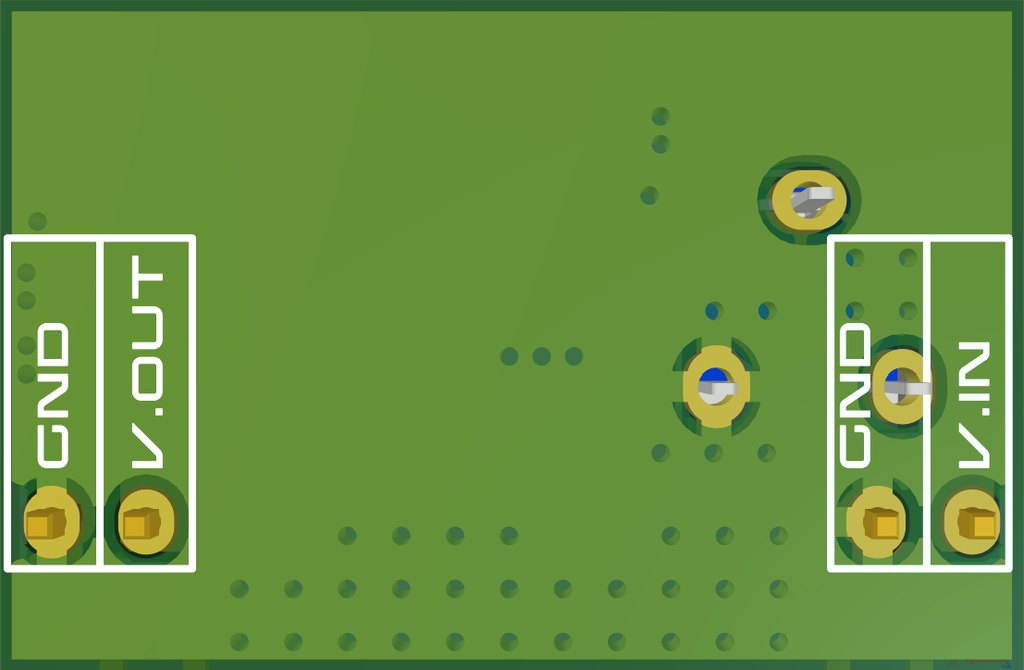
#> input picture scripts/models/eml01/tex-bottom.jpg, 1024 x 670 px
$ python prep_photo.py ../../../../scripts/models/eml01/tex-bottom.jpg out.png
#> lines starting #> are read from the running program, lines starting #| are printed output that depends on the picture
#!/usr/bin/env python3
"""Turn an Altium 3D-view screenshot into a wiki product photo.

    python3 prep_photo.py <screenshot.png> <out-base> [--tolerance 18] [--pad 8]

The flat background colour (sampled from the screenshot's corners) is flood-filled
from the edges to transparent, the image is cropped to the board, and
<out-base>.png and <out-base>.webp are written (e.g. docs/public/modules/eml02/top).
Only background connected to the border is removed, so grey parts on the board stay.

Altium's axis gizmo (pure red/green/blue strokes in the bottom-left corner of the view)
is painted out first. If it overlaps the board it leaves small notches, so take the
screenshot with the board clear of that corner.
"""
import argparse
from collections import deque

from PIL import Image

ap = argparse.ArgumentParser()
ap.add_argument('src')
ap.add_argument('out')
ap.add_argument('--tolerance', type=int, default=18, help='max per-channel distance from the background colour')
ap.add_argument('--pad', type=int, default=8, help='transparent margin kept around the board, px')
args = ap.parse_args()

im = Image.open(args.src).convert('RGBA')
w, h = im.size
#> w = 1024; h = 670
px = im.load()

corners = [px[0, 0], px[w - 1, 0], px[0, h - 1], px[w - 1, h - 1]]
#> corners = [(64, 116, 68, 255), (68, 121, 79, 255), (58, 111, 67, 255), (73, 119, 93, 255)]
bg = tuple(sorted(c[k] for c in corners)[1] for k in range(3))  # robust against one odd corner
#> bg = (64, 116, 68)

# Gizmo: one dominant channel over two equal ones, i.e. pure red/green/blue, also when blended
# with the grey background. The blue trimmer pot (~0,50,200) has unequal low channels, so it survives.
def is_gizmo(c):
    lo, mid, hi = sorted(c[:3])
    return hi - mid > 70 and mid - lo < 25

gizmo = [(x, y) for y in range(int(h * 0.55), h) for x in range(int(w * 0.35)) if is_gizmo(px[x, y])]
#> gizmo = []
for x, y in gizmo:  # include the 1px anti-aliased fringe
    for dx in (-1, 0, 1):
        for dy in (-1, 0, 1):
            if 0 <= x + dx < w and 0 <= y + dy < h:
                px[x + dx, y + dy] = (*bg, 255)
#> this loop made 0 passes

def is_bg(c):
    return all(abs(c[k] - bg[k]) <= args.tolerance for k in range(3))

seen = bytearray(w * h)
queue = deque()
for x in range(w):
    queue.extend([(x, 0), (x, h - 1)])
for y in range(h):
    queue.extend([(0, y), (w - 1, y)])
while queue:
    x, y = queue.popleft()
    i = y * w + x
    if seen[i]:
        continue
    seen[i] = 1
    if not is_bg(px[x, y]):
        continue
    px[x, y] = (0, 0, 0, 0)
    for nx, ny in ((x + 1, y), (x - 1, y), (x, y + 1), (x, y - 1)):
        if 0 <= nx < w and 0 <= ny < h and not seen[ny * w + nx]:
            queue.append((nx, ny))
#> this loop made 20085 passes
#> (x, y, i) on passes 5, 7, 9: (2, 0, 2), (3, 0, 3), (4, 0, 4)

# Keep only the largest opaque island (the board); drops leftover specks
label = bytearray(w * h)
best = []
for start in range(w * h):
    if label[start] or not px[start % w, start // w][3]:
        continue
    label[start] = 1
    island = [start]
    k = 0
    while k < len(island):
        i = island[k]
        k += 1
        x, y = i % w, i // w
        for nx, ny in ((x + 1, y), (x - 1, y), (x, y + 1), (x, y - 1)):
            j = ny * w + nx
            if 0 <= nx < w and 0 <= ny < h and not label[j] and px[nx, ny][3]:
                label[j] = 1
                island.append(j)
    if len(island) > len(best):
        best = island
#> after the loop, best = 677931 items
keep = bytearray(w * h)
for i in best:
    keep[i] = 1
#> this loop made 677931 passes
#> i on passes 1 to 3: 4, 1028, 1029
for i in range(w * h):
    if not keep[i]:
        px[i % w, i // w] = (0, 0, 0, 0)

box = im.getbbox()
#> box = (1, 0, 1023, 670)
if not box:
    raise SystemExit('nothing left after removing the background; lower --tolerance')
l, t, r, b = box
#> l = 1; t = 0; r = 1023; b = 670
im = im.crop((max(l - args.pad, 0), max(t - args.pad, 0), min(r + args.pad, w), min(b + args.pad, h)))
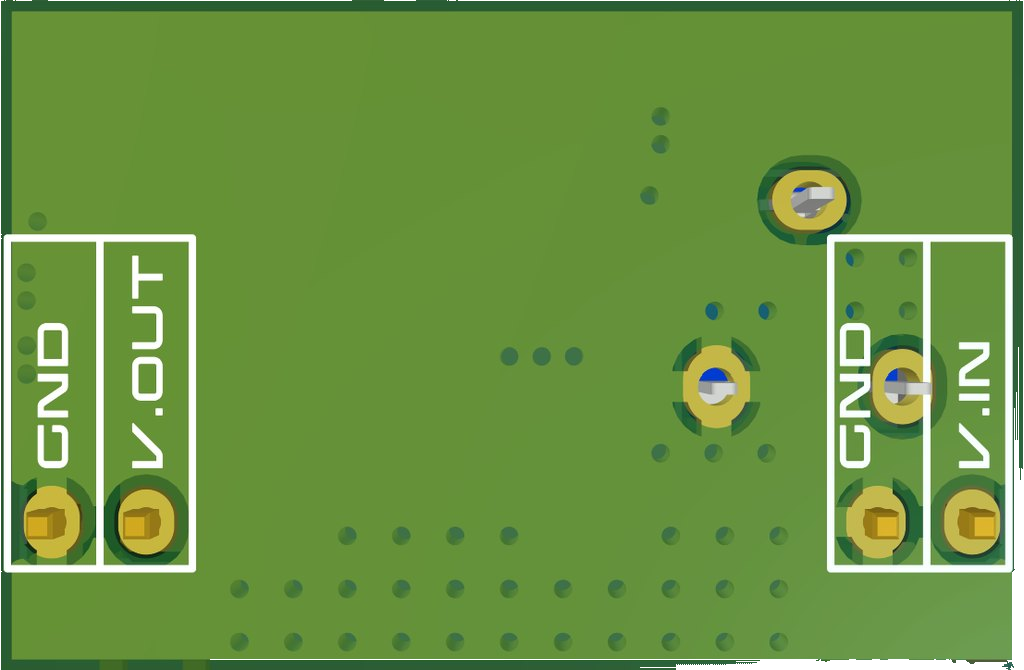
#> im: PIL image 1024x670 RGBA; mean R, G, B, A 104.6, 145.2, 64.3, 252; transparent parts drawn white

im.save(f'{args.out}.png', optimize=True)
im.save(f'{args.out}.webp', quality=90, method=6)
print(f'{args.out}.png / .webp: {im.size[0]}x{im.size[1]} (background {bg}, gizmo px {len(gizmo)})')
#| out.png.png / .webp: 1024x670 (background (64, 116, 68), gizmo px 0)
